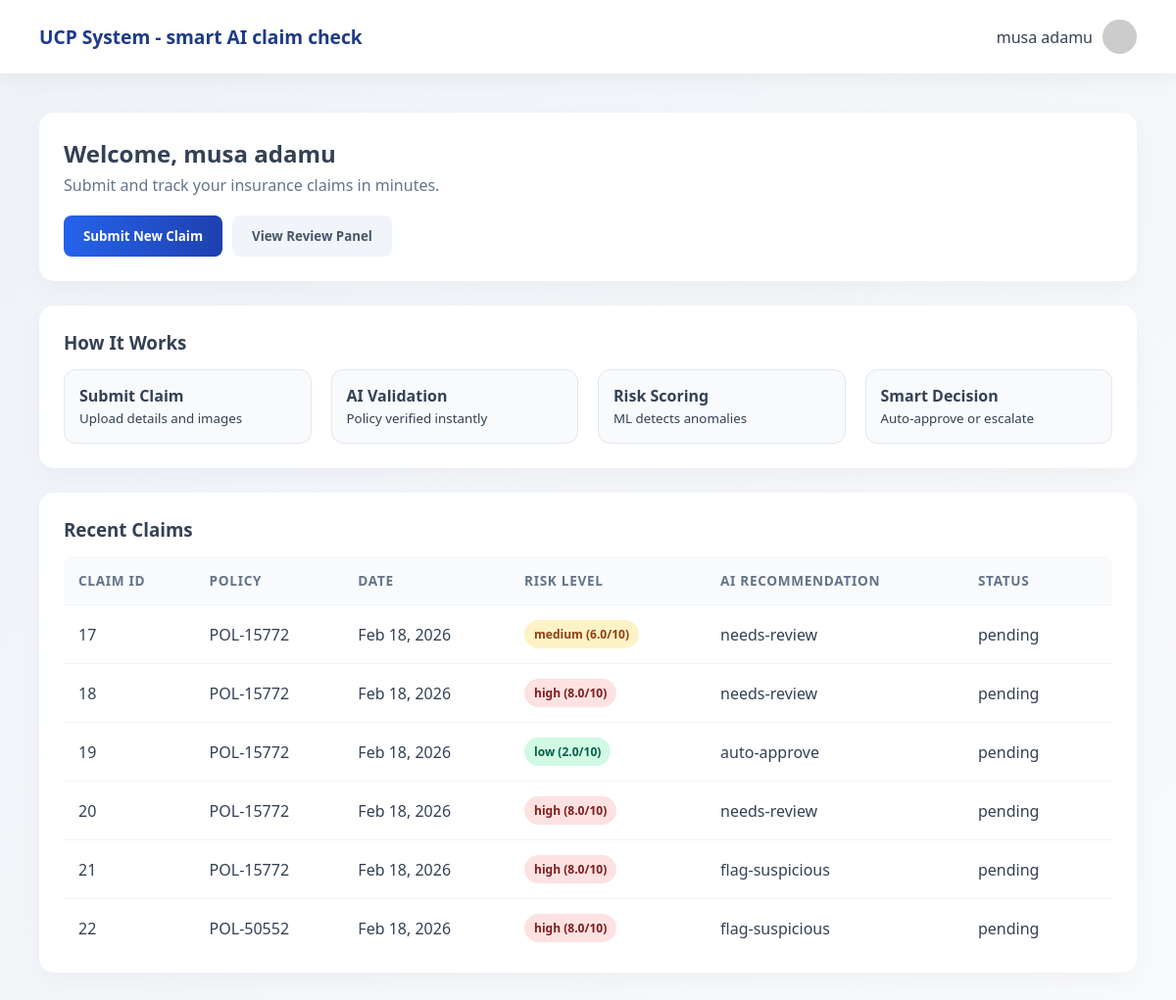
Screenshot of /dashboard/ (signed in) with the database file from the repository.
### myapp/models.py (models this page shows, shortened)
class Claim(models.Model):
    STATUS_CHOICES = [
        ('pending', 'Pending'),
        ('processing', 'Processing'),
        ('approved', 'Approved'),
        ('rejected', 'Rejected'),
    ]
    user = models.ForeignKey(User, on_delete=models.CASCADE, related_name="claims")
    policy = models.ForeignKey(Policy, on_delete=models.CASCADE, related_name="claims")
    title = models.CharField(max_length=200)
    description = models.TextField()
    claim_amount = models.DecimalField(max_digits=10, decimal_places=2)
    evidence = models.ImageField(upload_to="uploads/", blank=True, null=True)
    status = models.CharField(max_length=20, choices=STATUS_CHOICES, default='pending')
    ai_risk_score = models.FloatField(default=0.0)
    date_created = models.DateTimeField(auto_now_add=True)
    ai_summary = models.TextField(blank=True, null=True)
    ai_recommendation = models.CharField(max_length=50, blank=True, null=True)
    ai_flags = models.JSONField(blank=True, null=True)
    ai_risk_level = models.CharField(max_length=10, blank=True, null=True)
    vision_text = models.TextField(blank=True, null=True)

class Policy(models.Model):
    POLICY_TYPES = [
        ('health', 'Health'),
        ('car', 'Car'),
        ('property', 'Property'),
        ('any', 'Any'),
    ]
    user = models.ForeignKey(User, on_delete=models.CASCADE, related_name="policies")
    policy_number = models.CharField(max_length=50, unique=True)
    policy_type = models.CharField(max_length=20, choices=POLICY_TYPES)
    coverage_limit = models.DecimalField(max_digits=12, decimal_places=2)
    is_active = models.BooleanField(default=True)
    start_date = models.DateField(auto_now_add=True)

### myapp/views.py (the view)
# urls.py: path('dashboard/', views.dashboard, name='dashboard'),
@login_required(login_url='login')
def dashboard(request):
    claims = Claim.objects.filter(user=request.user)
    policies = Policy.objects.filter(user=request.user, is_active=True)
    context = {
        'claims': claims,
        'policies': policies,
        'coverage_limits': Policy.objects.filter(user=request.user, is_active=True).first().coverage_limit if policies.exists() else 0
    }
    return render(request, 'pages/dashboard.html', context)

### myapp/templates/pages/dashboard.html (shortened to what this page needs)
{% load static %}
<!DOCTYPE html>
<html lang="en">
<head>
    <link rel="stylesheet" href="{% static 'styles/dashboard.css' %}">
    <link rel="stylesheet" href="https://cdnjs.cloudflare.com/ajax/libs/dropzone/5.9.3/min/dropzone.min.css" />
</head>
<body>
<div class="navbar">
    <div class="logo">UCP System - smart AI claim check</div>
    <div class="profile">
        <span>{{ request.user.first_name }}</span>
        <img src="https://i.pravatar.cc/100" alt="profile" />
    </div>
</div>
<div class="container">
<div id="dashboard" class="section active">
    <div class="card">
        <h2>Welcome, {{ request.user.first_name }}</h2>
        <p style="color: #64748b; margin-top: 5px;">Submit and track your insurance claims in minutes.</p>
        <div style="margin-top: 20px; display: flex; gap: 10px; flex-wrap: wrap;">
            <button class="btn primary" onclick="showSection('submitClaim')">Submit New Claim</button>
            <button class="btn secondary" onclick="showSection('reviewPanel')">View Review Panel</button>
        </div>
    </div>
    <div class="card">
        <h3 style="margin-bottom: 15px;">How It Works</h3>
        <div class="grid">
            <div class="info-card"><strong>Submit Claim</strong><br><small>Upload details and images</small></div>
            <div class="info-card"><strong>AI Validation</strong><br><small>Policy verified instantly</small></div>
            <div class="info-card"><strong>Risk Scoring</strong><br><small>ML detects anomalies</small></div>
            <div class="info-card"><strong>Smart Decision</strong><br><small>Auto-approve or escalate</small></div>
        </div>
    </div>
    <div class="card">
        <h3 style="margin-bottom: 15px;">Recent Claims</h3>
        <div class="table-wrapper">
  <table>
    <thead>
  <tr>
    <th>Claim ID</th>
    <th>Policy</th>
    <th>Date</th>
    <th>Risk Level</th>
    <th>AI Recommendation</th>
    <th>Status</th>
  </tr>
    </thead>
    <tbody>
      {% for claim in claims %}
        <tr>
          <td>{{ claim.id }}</td>
          <td>{{ claim.policy.policy_number }}</td>
          <td>{{ claim.date_created|date:"M d, Y" }}</td>
          <td>
  <span class="badge badge-{{ claim.ai_risk_level }}">
    {{ claim.ai_risk_level|default:"-" }} ({{ claim.ai_risk_score|default:"0" }}/10)
  </span>
  </td>
          <td title="{{ claim.ai_summary }} + {{ claim.vision_text|default:'No vision analysis.' }}">
            {{ claim.ai_recommendation|default:"-" }}
          </td>
          <td class="status-{{ claim.status|lower }}">
            {{ claim.status }}
          </td>
        </tr>
      {% empty %}
        <tr>
          <td colspan="6" style="text-align:center; padding: 20px; color:#64748b;">
            No claims yet.
          </td>
        </tr>
      {% endfor %}
    </tbody>
  </table>
</div>
    </div>
</div>
</div>
</body>
</html>

### myapp/static/styles/dashboard.css (style rules this page uses)
* { margin: 0; padding: 0; box-sizing: border-box; font-family: 'Segoe UI', Tahoma, Geneva, Verdana, sans-serif; }
body { background: linear-gradient(135deg, #eef2f7, #f9fafc); min-height: 100vh; color: #334155; }
.navbar { display: flex; justify-content: space-between; align-items: center; padding: 20px 40px; background: #fff; box-shadow: 0 5px 20px rgba(0,0,0,0.05); }
.logo { font-weight: 700; color: #1e3a8a; font-size: 1.2rem; }
.profile { display: flex; align-items: center; gap: 10px; }
.profile img { width: 35px; height: 35px; border-radius: 50%; object-fit: cover; }
.container { padding: 40px; max-width: 1200px; margin: 0 auto; }
.section { display: none; }
.section.active { display: block; }
.card { background: #fff; padding: 25px; border-radius: 15px; box-shadow: 0 10px 25px rgba(0,0,0,0.03); margin-bottom: 25px; }
.btn { padding: 12px 20px; border: none; border-radius: 8px; cursor: pointer; font-weight: 600; transition: 0.3s; display: inline-block; text-align: center; white-space: nowrap; }
.primary { background: linear-gradient(to right, #2563eb, #1e40af); color: #fff; }
.secondary { background: #f1f5f9; color: #475569; }
.grid { display: grid; grid-template-columns: repeat(auto-fit, minmax(220px, 1fr)); gap: 20px; }
.info-card { background: #f8fafc; border: 1px solid #e2e8f0; padding: 15px; border-radius: 12px; }
.table-wrapper { max-height: 400px; overflow: auto; border-radius: 8px; display: block; }
table { width: 100%; border-collapse: collapse; min-width: 600px; }
th, td { padding: 15px; text-align: left; border-bottom: 1px solid #f1f5f9; }
th { background: #f8fafc; color: #64748b; font-size: 0.85rem; text-transform: uppercase; letter-spacing: 0.05em; }
.badge { padding: 6px 10px; border-radius: 20px; font-size: 12px; font-weight: 600; display: inline-block; }
.badge-low { background: #d1fae5; color: #065f46; }
.badge-medium { background: #fef3c7; color: #92400e; }
.badge-high { background: #fee2e2; color: #7f1d1d; }

### rows the page displays
Claim: id "17", policy.policy_number "POL-15772", date_created "Feb 18, 2026", ai_risk_level "medium", ai_risk_score "6.0", ai_recommendation "needs-review", status "pending"
Claim: id "18", policy.policy_number "POL-15772", date_created "Feb 18, 2026", ai_risk_level "high", ai_risk_score "8.0", ai_recommendation "needs-review", status "pending"
Claim: id "19", policy.policy_number "POL-15772", date_created "Feb 18, 2026", ai_risk_level "low", ai_risk_score "2.0", ai_recommendation "auto-approve", status "pending"
Claim: id "20", policy.policy_number "POL-15772", date_created "Feb 18, 2026", ai_risk_level "high", ai_risk_score "8.0", ai_recommendation "needs-review", status "pending"
Claim: id "21", policy.policy_number "POL-15772", date_created "Feb 18, 2026", ai_risk_level "high", ai_risk_score "8.0", ai_recommendation "flag-suspicious", status "pending"
Claim: id "22", policy.policy_number "POL-50552", date_created "Feb 18, 2026", ai_risk_level "high", ai_risk_score "8.0", ai_recommendation "flag-suspicious", status "pending"

### other values shown
{{ request.user.first_name }} "musa adamu"
